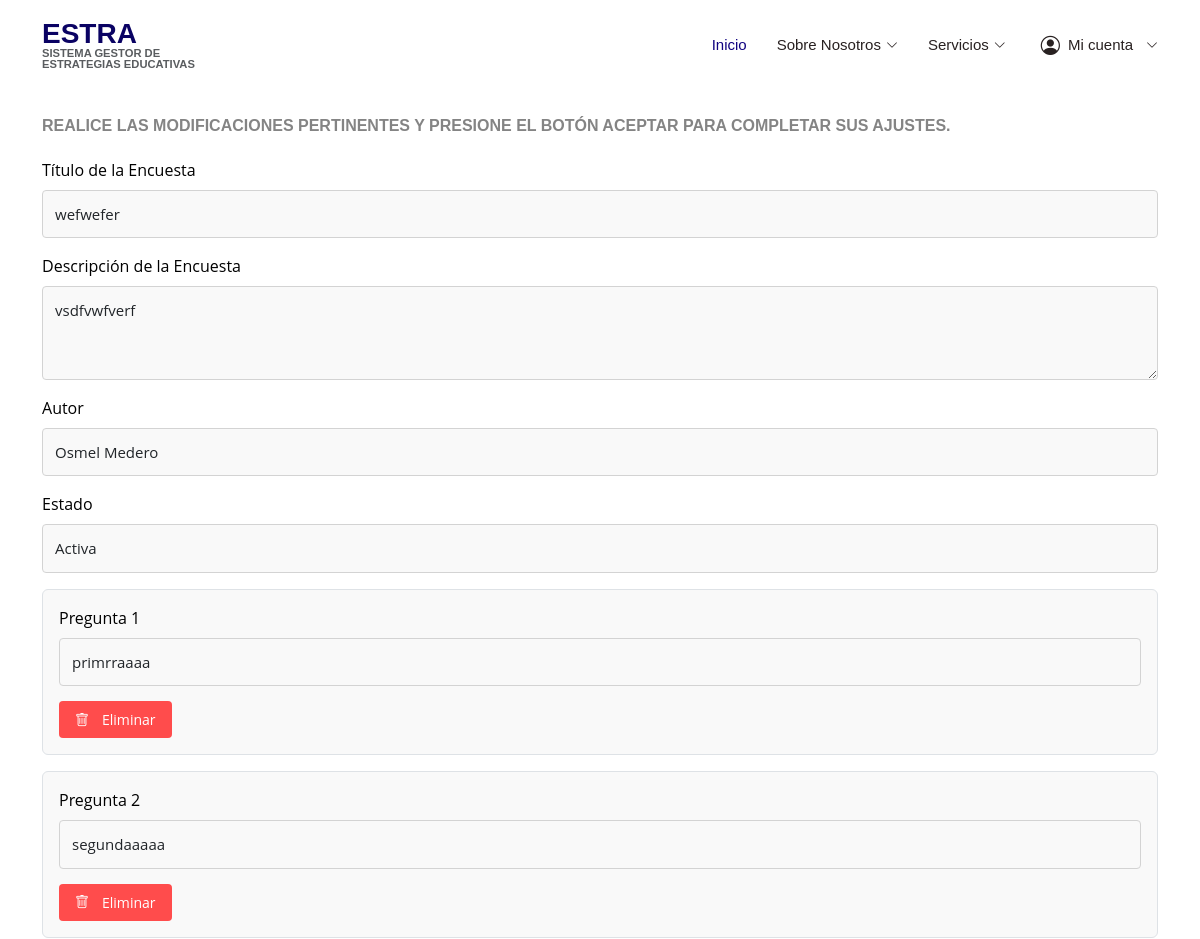
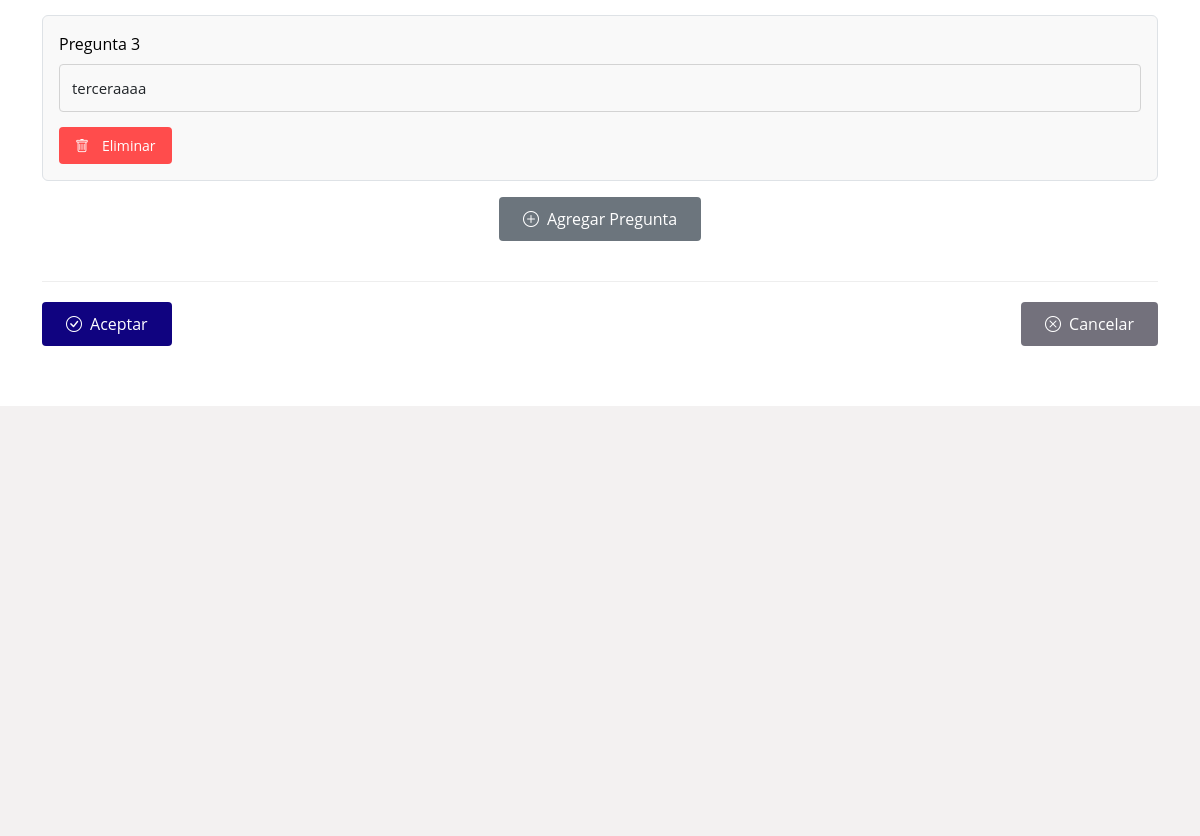
Screenshot of /p/modificar/encuesta/1/ (signed in) with the database file from the repository (2 pictures, top to bottom).
### encuestas/models.py (models this page shows, shortened)
class Encuesta(models.Model):
    titulo = models.CharField(max_length=255)
    descripcion = models.TextField()
    fecha_creacion = models.DateTimeField(auto_now_add=True)
    autor = models.CharField(max_length=100, default="Desconocido")
    estado = models.CharField(
        max_length=10,
        choices=[
            ('activa', 'Activa'),
            ('inactiva', 'Inactiva'),
        ],
        default='activa'
    )

class Pregunta(models.Model):
    encuesta = models.ForeignKey(Encuesta, on_delete=models.CASCADE, related_name='preguntas')
    texto = models.CharField(max_length=255)

### encuestas/vistas/vistas_principal.py (the view, shortened to what this page needs)
# urls.py: path('p/modificar/encuesta/<int:encuesta_id>/', vistas_principal.modificar_encuesta, name='p_modificar_encuesta'),
def modificar_encuesta(request, encuesta_id):
    if not request.user.is_authenticated:
        messages.error(request, "No estas autenticado.")
        return redirect("login")
    if not request.user.es_profesor():
        messages.error(request, "No tienes permiso para modificar encuestas.")
        return redirect("pagina_principal")
    encuesta = get_object_or_404(Encuesta, id=encuesta_id)
    return render(request, 'profesor_principal/modificar_encuesta.html', {'encuesta': encuesta})

### usuarios/models.py (called while the page is built)
    def es_profesor(self):
        return self.rol == 'profesor_principal'

### templates/profesor_principal/modificar_encuesta.html (shortened to what this page needs)
{% extends "base.html" %}
{% load static %}
{% block content %}
  <section id="formulario-crear-encuesta" class="formulario-crear-encuesta">
    <div class="container">
        <div class="section-title">
            <h2>Modificar Encuesta</h2>
            <p>Realice las modificaciones pertinentes y presione el botón Aceptar para completar sus ajustes.</p>
        </div>
        <form id="form-crear-encuesta" method="POST" action="{% url 'p_modificar_encuesta' encuesta.id %}">
            <div class="form-group mb-3">
                <label for="titulo-encuesta">Título de la Encuesta</label>
                <input type="text" id="titulo-encuesta" name="titulo" class="form-control" required value="{{encuesta.titulo}}">
            </div>
            <div class="form-group mb-3">
                <label for="descripcion-encuesta">Descripción de la Encuesta</label>
                <textarea id="descripcion-encuesta" name="descripcion" class="form-control" rows="3" required>{{encuesta.descripcion}}</textarea>
            </div>
            <div class="form-group mb-3">
                <label for="autor-encuesta">Autor</label>
                <input type="text" id="autor-encuesta" name="autor" class="form-control" required value="{{encuesta.autor}}">
            </div>
            <div class="form-group mb-3">
                <label for="estado-encuesta">Estado</label>
                <select id="estado-encuesta" name="estado" class="form-control" required>
                    <option value="activa" {% if encuesta.estado == 'activa' %}selected{% endif %}>Activa</option>
                </select>
            </div>
            <div id="preguntas-encuesta">
                {% for pregunta in encuesta.preguntas.all %}
                <div class="pregunta mb-3 p-3 border rounded">
                    <div class="form-group">
                        <label for="pregunta{{forloop.counter}}">Pregunta {{forloop.counter}}</label>
                        <input type="text" id="pregunta{{forloop.counter}}" name="preguntas[]" class="form-control" required value="{{pregunta.texto}}">
                    </div>
                    <div class="text-right">
                        <button type="button" class="btn btn-danger btn-sm btn-eliminar" onclick="eliminarPregunta(this)">
                            <i class="bi bi-trash"></i> Eliminar
                        </button>
                    </div>
                </div>
                {% endfor %}
            </div>
            <div class="form-group text-center mb-4">
                <button type="button" id="agregar-pregunta" class="btn btn-secondary">
                    <i class="bi bi-plus-circle"></i> Agregar Pregunta
                </button>
            </div>
            <div class="text-center d-flex justify-content-between">
                <button type="submit" id="boton-crear-encuesta" class="btn btn-primary">
                    <i class="bi bi-check-circle"></i> Aceptar
                </button>
                <button type="button" id="boton-cancelar-encuesta" class="btn btn-cancelar" onclick="window.history.back()">
                    <i class="bi bi-x-circle"></i> Cancelar
                </button>
            </div>
        </form>
    </div>
</section>
{% endblock%}

### static/assets/css/style.css (style rules this page uses)
body { font-family: "Open Sans", sans-serif; color: #282121; }
h1, h2, h3, h4, h5, h6 { font-family: "Raleway", sans-serif; }
section { padding: 60px 0; overflow: hidden; }
.section-title { padding-bottom: 20px; }
.section-title h2 { font-size: clamp(12px, 2.5vw, 14px); font-weight: 500; padding: 0; line-height: 1.2; margin: 0 0 10px 0; letter-spacing: 2px; text-transform: uppercase; color: #aaaaaa; font-family: "Poppins", sans-serif; word-break: break-word; }
.section-title p { margin: 0; margin: 0; font-size: 36px; font-weight: 700; text-transform: uppercase; font-family: "Poppins", sans-serif; color: #020d19; }
.btn-eliminar { background-color: #b8b7b7; color: #fff; }
#formulario-crear-encuesta { background-color: #ffffff; padding: 60px 0; }
#formulario-crear-encuesta .section-title h2 { color: #100380; font-size: 28px; font-weight: 700; margin-bottom: 20px; }
#formulario-crear-encuesta .section-title p { color: #848484; font-size: 16px; }
#formulario-crear-encuesta .form-group { margin-bottom: 30px; }
#formulario-crear-encuesta .form-group label { color: #000000; font-weight: 500; margin-bottom: 8px; display: block; }
#formulario-crear-encuesta .form-control { width: 100%; padding: 12px; border: 1px solid #d3d3d3; border-radius: 4px; font-size: 15px; background-color: #f9f9f9; transition: all 0.3s ease; }
#formulario-crear-encuesta .btn { padding: 10px 24px; border-radius: 4px; font-size: 16px; font-weight: 500; transition: all 0.3s ease; display: inline-flex; align-items: center; gap: 8px; }
#formulario-crear-encuesta .btn-primary { background-color: #100380; border: none; color: #fff; }
#formulario-crear-encuesta #boton-cancelar-encuesta { background-color:#73717c; border: none; color: #fff; }
#formulario-crear-encuesta .btn-secondary { background-color: #6c757d; border: none; color: #fff; }
#formulario-crear-encuesta .pregunta { margin-bottom: 30px; padding: 20px; border: 1px solid #d3d3d3; border-radius: 8px; background-color: #f9f9f9; transition: all 0.3s ease; position: relative; }
#formulario-crear-encuesta .pregunta .form-group { margin-bottom: 15px; }
#formulario-crear-encuesta .btn-eliminar { background-color: #ff4c4c; color: white; border: none; padding: 8px 16px; font-size: 14px; border-radius: 4px; transition: all 0.3s ease; }
#formulario-crear-encuesta .btn-eliminar i { margin-right: 5px; }
#formulario-crear-encuesta .text-center.d-flex { margin-top: 40px; padding-top: 20px; border-top: 1px solid #eee; }
.form-control { transition: border-color 0.15s ease-in-out, box-shadow 0.15s ease-in-out; }

### rows the page displays
Encuesta: titulo "wefwefer", descripcion "vsdfvwfverf", autor "Osmel Medero", estado "Activa"
Pregunta: texto "primrraaaa"
Pregunta: texto "segundaaaaa"
Pregunta: texto "terceraaaa"
